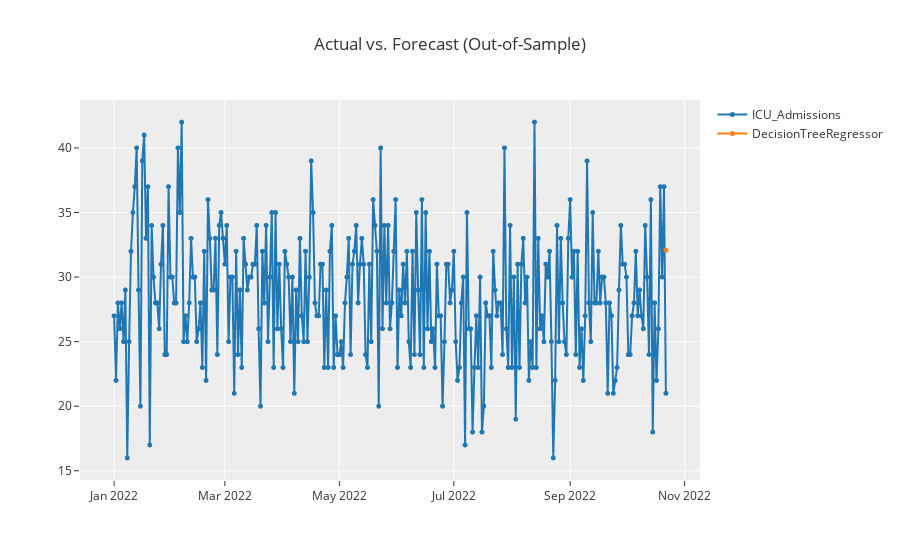

The notebook cell this image was saved under:
### Code cell
plot_model(best_model, plot='forecast')


# tuned_model = tune_model(best_model)
# print(tuned_model.get_params())
# future_predictions = predict_model(tuned_model, fh=30, return_pred_int=True)
future_predictions = predict_model(best_model, fh=100, return_pred_int=True)

print(future_predictions)

### Figure 1 — Plotly figure (JSON) as saved in the notebook; plotly's stock layout.template omitted (floating-point values rounded to 4 significant figures; data arrays with more than 128 entries replaced by an {"elided": "..."} marker saying what was removed)
{"data": [{"line": {"color": "rgb(31, 119, 180)", "width": 2}, "marker": {"color": "rgb(31, 119, 180)", "size": 5}, "mode": "lines+markers", "name": "ICU_Admissions", "type": "scattergl", "x": {"elided": "295 str values"}, "xaxis": "x", "y": {"elided": "295 int values"}, "yaxis": "y"}, {"line": {"color": "rgb(255, 127, 14)", "width": 2}, "marker": {"color": "rgb(255, 127, 14)", "size": 5}, "mode": "lines+markers", "name": "DecisionTreeRegressor", "type": "scattergl", "x": {"elided": "295 str values"}, "xaxis": "x", "y": {"elided": "295 float values"}, "yaxis": "y"}], "layout": {"showlegend": true, "title": {"text": "Actual vs. Forecast (Out-of-Sample)"}, "xaxis": {"anchor": "y", "domain": [0, 1]}, "yaxis": {"anchor": "x", "domain": [0, 1]}}}
